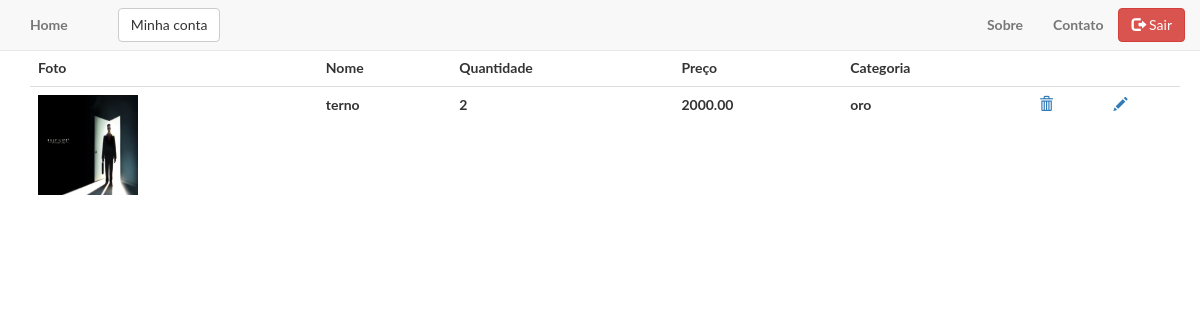
Screenshot of /product/list_products/ (signed in) with the database file from the repository.
### product/models.py (models this page shows, shortened)
class Product(models.Model):
    nome = models.CharField(max_length=30)
    quantidade = models.IntegerField()
    precoUnidade = models.DecimalField(max_digits=8, decimal_places=2)
    categories = models.ManyToManyField(Category, blank=True)
    picture = models.FileField(upload_to="product_", blank=True, null=True)

class Category(models.Model):
    category_name = models.CharField(max_length=30, unique=True)
    def __str__(self):
        return self.category_name

### product/views.py (the view)
@staff_member_required
def list_products(request):
    context = {
        'all_products': Product.objects.all(),
    }
    return render(request, 'list_products.html', context)

### product/templates/list_products.html (shortened to what this page needs)
{% extends 'index.html' %}
{% load staticfiles %}
{% block body %}
<div class = "container" style="padding:10px;display:table;">
<a class="btn btn-primary" href="{% url 'product:cadastrarProduto' %}">Adicionar Produto</a>
<table class="table table-hover" style="margin:5px;">
  <tr>
    <th>Foto</th>
    <th>Nome</th>
    <th>Quantidade</th>
    <th>Preço</th>
    <th>Categoria</th>
  </tr>
  {% for product in all_products %}
  <tr>
    <td> <img height="100" width="100" src= "{{ product.picture.url }}"></img> </td>
    <td>{{product.nome}}</td>
    <td>{{product.quantidade}}</td>
    <td>{{product.precoUnidade}}</td>
    {% for category in product.categories.all %}
      <td>{{category}}</td>
    {% endfor %}
    <td><a class="glyphicon glyphicon-trash" onclick="return confirm('Voce tem certeza que deseja deletar ?   (Essa operação é irreversível)')" href="{% url 'product:delete_products' product.id %}"></a></td>
    <td><a class="glyphicon glyphicon-pencil" href="{% url 'product:edit_product' product.id %}"></a></td>
  </tr>
  {% endfor %}
</table>
</div>
{% endblock %}

### users/static/users/css/landing-page.css (style rules this page uses)
body, html { width: 100%; height: 100%; }
body, h1, h2, h3, h4, h5, h6 { font-family: "Lato","Helvetica Neue",Helvetica,Arial,sans-serif; font-weight: 700; }

### rows the page displays
Product: picture (picture), nome "terno", quantidade "2", precoUnidade "2000.00"
Category: category_name "oro"
